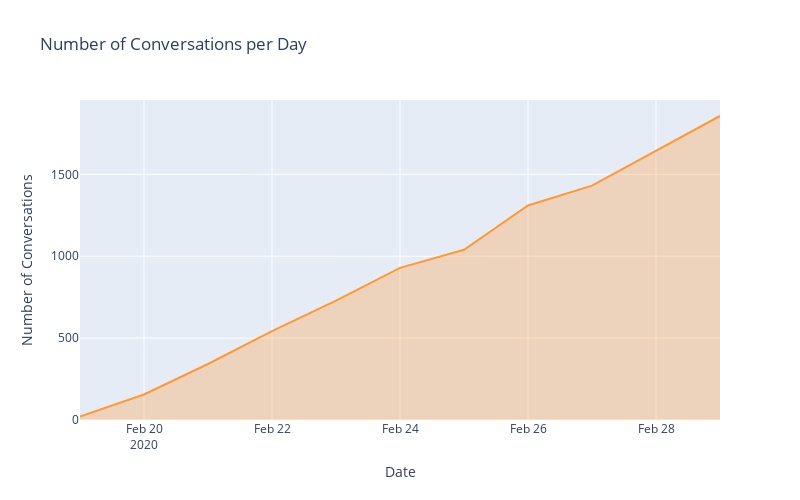

The notebook cell saved with this chart:
### Code cell
layout = cf.Layout(
    height = 500,
    width = 800,
    yaxis = dict(
    title = 'Number of Conversations'),
    xaxis = dict(
    title = 'Date'),
    title = 'Number of Conversations per Day'
)

fig = df_conversation.groupby('created_date').agg({'contact_id':'count'}).\
    iplot(kind='line',
          fill=True,
          width=2,
          asFigure=True,
          layout = layout)

    

fig.show()

### Figure 1 — Plotly figure (JSON) as saved in the notebook; plotly's stock layout.template omitted (floating-point values rounded to 4 significant figures)
{"data": [{"fill": "tozeroy", "fillcolor": "rgba(255, 153, 51, 0.3)", "line": {"color": "rgba(255, 153, 51, 1.0)", "dash": "solid", "shape": "linear", "width": 2}, "mode": "lines", "name": "contact_id", "text": "", "type": "scatter", "x": ["2020-02-19", "2020-02-20", "2020-02-21", "2020-02-22", "2020-02-23", "2020-02-24", "2020-02-25", "2020-02-26", "2020-02-27", "2020-02-28", "2020-02-29"], "y": [21, 156, 342, 543, 729, 929, 1039, 1310, 1431, 1644, 1856]}], "layout": {"height": 500, "title": {"text": "Number of Conversations per Day"}, "width": 800, "xaxis": {"title": {"text": "Date"}}, "yaxis": {"title": {"text": "Number of Conversations"}}}}
